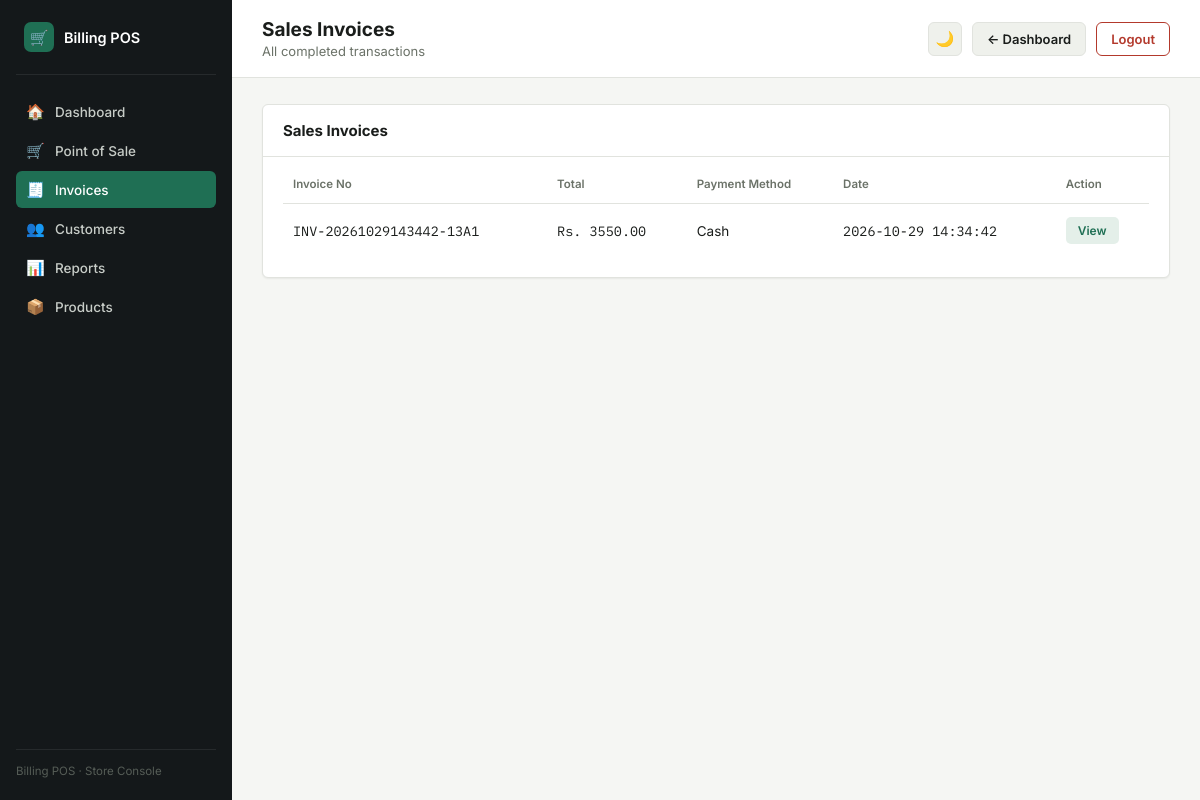
The page /invoices (signed in) on the database as committed earlier.
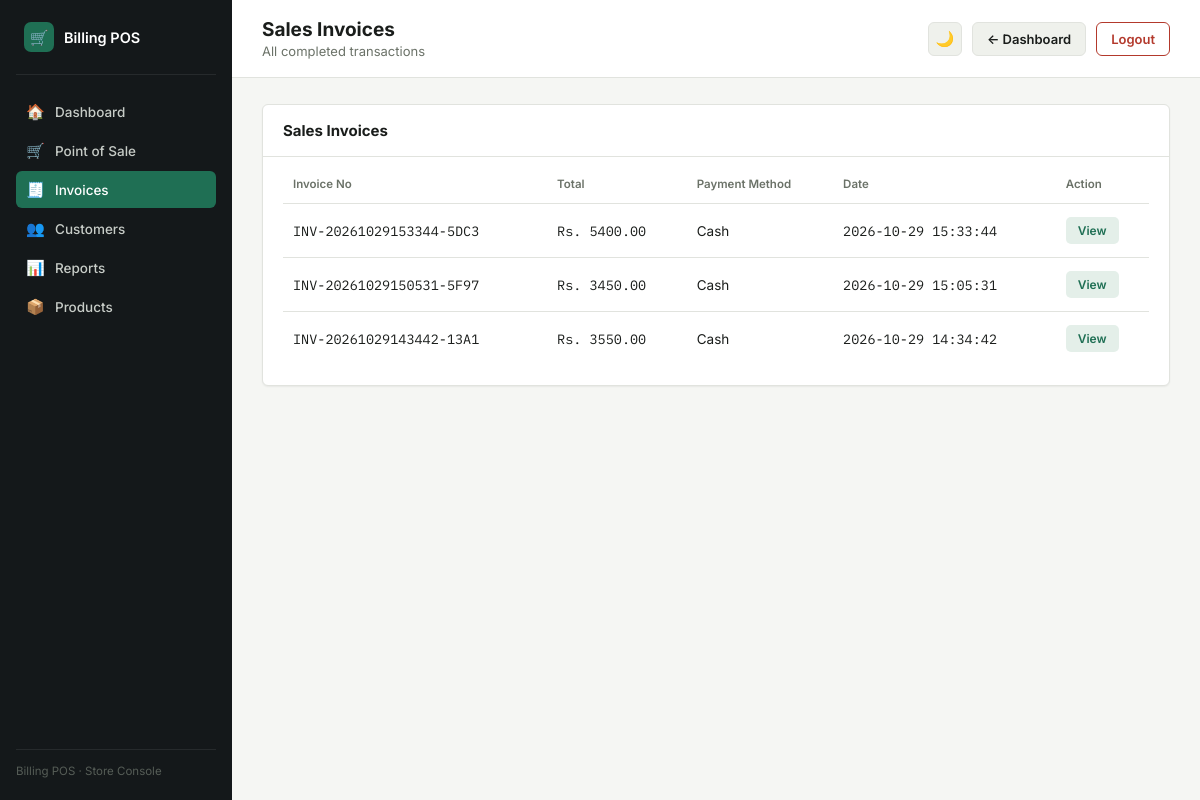
The same page on the database as committed later.
### tables this page shows
CREATE TABLE sales (
            id INTEGER PRIMARY KEY AUTOINCREMENT,
            invoice_no TEXT NOT NULL,
            subtotal REAL DEFAULT 0,
            total REAL NOT NULL,
            discount REAL DEFAULT 0,
            tax REAL DEFAULT 0,
            payment_method TEXT NOT NULL,
            cash_received REAL DEFAULT 0,
            change_amount REAL DEFAULT 0,
            sale_date TEXT NOT NULL,
            customer_id INTEGER
        );

### app.py (the view)
@app.route("/invoices")
@login_required
def invoices():
    conn = get_db_connection()
    sales_list = conn.execute("""
        SELECT sales.*, customers.name AS customer_name
        FROM sales
        LEFT JOIN customers ON sales.customer_id = customers.id
        ORDER BY sales.id DESC
    """).fetchall()
    conn.close()
    return render_template("invoices.html", sales=sales_list)

### app.py (called while the page is built, shortened)
@app.before_request
def csrf_protect():
    if request.method not in ("POST", "PUT", "PATCH", "DELETE"):
        return None

def get_db_connection():
    conn = sqlite3.connect(DATABASE)
    conn.row_factory = sqlite3.Row
    return conn

def login_required(function):
    @wraps(function)
    def decorated_function(*args, **kwargs):
        if "user_id" not in session:
            return redirect("/login")
        return function(*args, **kwargs)
    return decorated_function

### templates/invoices.html (shortened to what this page needs)
<!DOCTYPE html>
<html lang="en">
<head>
</head>
<body>
<div class="shell">
    <aside class="sidebar">
        <div class="brand">
            <div class="brand-mark">🛒</div>
            <div class="brand-name">Billing POS</div>
        </div>
        <nav class="nav-group">
            <a href="/dashboard" class="nav-link"><span class="ic">🏠</span> Dashboard</a>
            <a href="/pos" class="nav-link"><span class="ic">🛒</span> Point of Sale</a>
            <a href="/invoices" class="nav-link active"><span class="ic">🧾</span> Invoices</a>
            <a href="/customers" class="nav-link"><span class="ic">👥</span> Customers</a>
            <a href="/reports" class="nav-link"><span class="ic">📊</span> Reports</a>
            <a href="/" class="nav-link"><span class="ic">📦</span> Products</a>
        </nav>
        <div class="sidebar-footer">Billing POS · Store Console</div>
    </aside>
    <div class="main">
        <div class="topbar">
            <div>
                <h1>Sales Invoices</h1>
                <p class="subtitle">All completed transactions</p>
            </div>
            <div class="topbar-actions">
                <button type="button" class="theme-toggle" id="themeToggle" title="Toggle theme">🌙</button>
                <a href="/dashboard" class="btn-ghost">← Dashboard</a>
                <a href="/logout" class="btn-logout" onclick="return confirm('Are you sure you want to logout?')">Logout</a>
            </div>
        </div>
        <div class="content">
            <div class="panel">
                <div class="panel-head">
                    <h2>Sales Invoices</h2>
                </div>
                <div class="panel-body" style="overflow-x:auto;">
                    <table>
                        <thead>
                            <tr>
                                <th>Invoice No</th>
                                <th>Total</th>
                                <th>Payment Method</th>
                                <th>Date</th>
                                <th>Action</th>
                            </tr>
                        </thead>
                        <tbody>
                            {% for sale in sales %}
                            <tr>
                                <td class="num">{{ sale.invoice_no }}</td>
                                <td class="num">Rs. {{ "%.2f"|format(sale.total) }}</td>
                                <td>{{ sale.payment_method }}</td>
                                <td class="num">{{ sale.sale_date }}</td>
                                <td><a href="/invoice/{{ sale.id }}" class="view-btn">View</a></td>
                            </tr>
                            {% else %}
                            <tr>
                                <td colspan="5" class="empty">No invoices found.</td>
                            </tr>
                            {% endfor %}
                        </tbody>
                    </table>
                </div>
            </div>
        </div>
    </div>
</div>
</body>
</html>

Rows that differ between the two databases and show on the page:
added sales: invoice_no "INV-20261029153344-5DC3", total "5400.00", payment_method "Cash", sale_date "2026-10-29 15:33:44"
added sales: invoice_no "INV-20261029150531-5F97", total "3450.00", payment_method "Cash", sale_date "2026-10-29 15:05:31"
